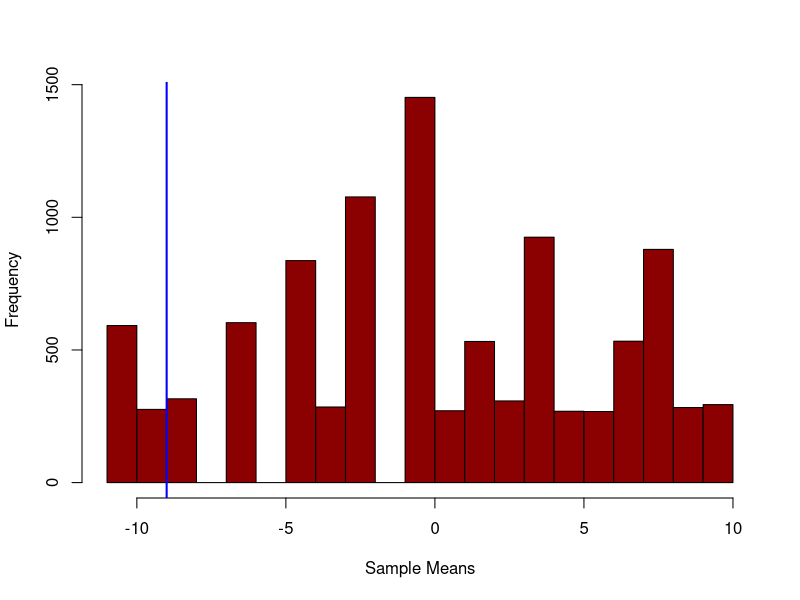

This figure's R source:
## ---- chunk 1
observed.treatment.sample <- c(19,22,25,26) #the observed scores for the treatment group
observed.control.sample <- c(23,33,40) #the observed scores for the control group
## ---- chunk 2
observed.mean.difference <- mean(observed.treatment.sample) - mean(observed.control.sample)
observed.mean.difference #the mean difference between the two observed groups
## ---- chunk 3
whole.sample <- c(observed.treatment.sample,observed.control.sample) #put together the two samples
random.mean.differences <- vector() #this vector will be containing the mean differences of each loop iteration
## ---- chunk 4
for (i in 1:10000) { #compute 10000 times random differences in the whole sample
  
  random.sample <- sample(whole.sample) #randomized the whole sample
  random.treatment.sample <- random.sample[1:4] #selected new random treatment sample
  random.control.sample <- random.sample[5:7] #selected new random control sample
  #for each iteration of the loop, the new mean difference is added to the vector
  random.mean.differences <- c(random.mean.differences, 
                               mean(random.treatment.sample)-
                                 mean(random.control.sample)) 
  
  
}
## ---- chunk 5
hist(random.mean.differences, main = "", xlab = "Sample Means", prob = F, col = "darkred")
abline(v = observed.mean.difference, col = "blue", lwd = 2) #the observed value on the histogram
## ---- chunk 6
p.value.ot <- 1-sum(observed.mean.difference < random.mean.differences) / length(random.mean.differences)
p.value.tt <- 1-sum(abs(observed.mean.difference) > abs(random.mean.differences)) / length(random.mean.differences)

p.value.ot #one-tailed
## ---- chunk 7
p.value.tt #two-tailed
